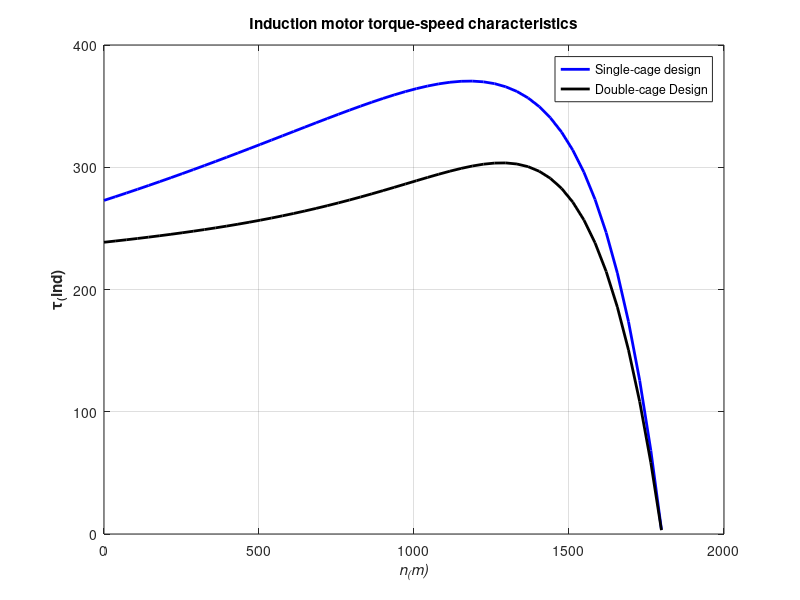

This figure's MATLAB source:
r1 = 0.641;   % 定子阻抗
x1 = 0.075;   % 定子電抗
r2 = 0.300;   % 轉子阻抗
r2i = 0.400;   % 內轉子阻抗
r2o = 3.200;   % 雙鼠籠式轉子阻抗
x2 = 0.500;   % 轉子電抗
x2i = 3.300;   % 內轉子電抗
x2o = 0.500;   
xm = 26.3;   % 鐵芯電抗
v_phase = 460/sqrt(3);   % 相電壓
n_sync = 1800;   %  同步轉速
w_sync = 188.5;   % 同步轉速(徑度/秒)

% 從戴維寧等效電路計算出
v_th = v_phase * (xm/sqrt(r1^2 + (x1 + xm)^2));   % 戴維寧等效電壓
z_th = ((1i * xm) * (r1 + 1i * x1)) / (r1 +1i * (x1 + xm));   % 戴維寧等效電路電抗
r_th = real(z_th);   % 戴維寧等效電阻
x_th = imag(z_th);   % 戴維寧等效感抗

% 轉差從0~1的變化
s = (0:1:50) / 50;   % 繪出50點
s(1) = 0.001;   % 每一點變化
nm = (1 - s) * n_sync;   % 轉子轉速

t_ind1 = zeros(1, 51);
for ii = 1:51
    t_ind1(ii) = (3*v_th^2*r2/s(ii))/ ...
        (w_sync*((r_th+r2/s(ii))^2 + (x_th + x2)^2));
end

% 繪出雙鼠籠式轉子矩陣
for ii = 1:51
    y_r = 1 / (r2i + 1i * s(ii) * x2i) + 1 / (r2o + 1i * s(ii) * x2o);
    z_r = 1/y_r;
    r2eff = real(z_r);
    x2eff = imag(z_r);

    t_ind2(ii) = (3*v_th^2*r2eff/s(ii))/ ...
        (w_sync*((r_th+r2eff/s(ii))^2 + (x_th + x2eff)^2));
end

%   繪出轉舉-矩陣線圖
plot(nm, t_ind1, 'b-', 'LineWidth', 2.0);
hold on;
plot(nm, t_ind2, 'k-', 'LineWidth', 2.0)
xlabel('\bf\itn_(m)');
ylabel('\bf\tau_(ind)');
title('\bfInduction motor torque-speed characteristics');
legend('Single-cage design', 'Double-cage Design');
grid on;
hold off;
